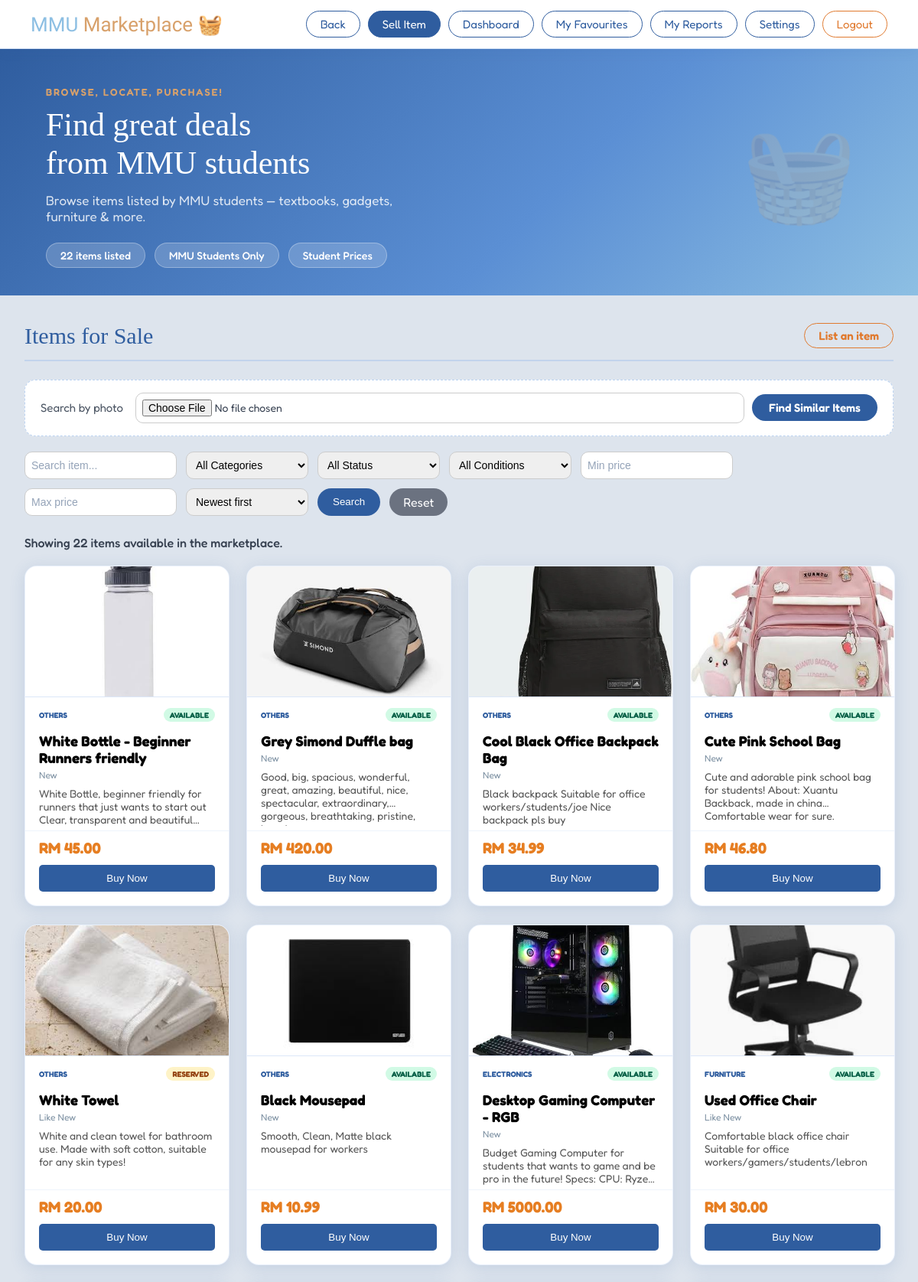
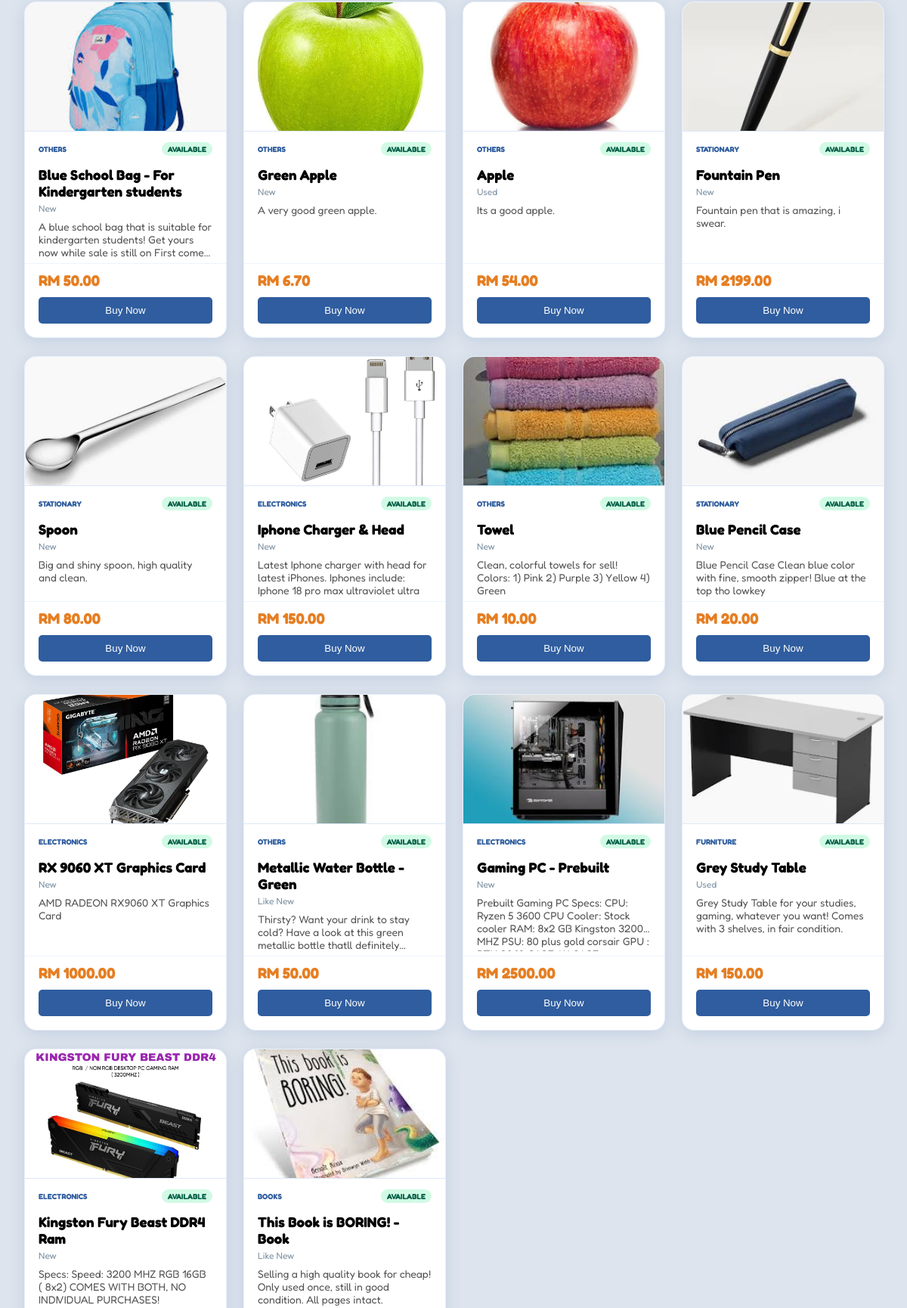
The page /home (upper part) on the database its author committed (2 pictures, top to bottom).
### tables this page shows
CREATE TABLE item(
                   id INTEGER PRIMARY KEY AUTOINCREMENT,
                   title TEXT NOT NULL,
                   description TEXT NOT NULL,
                   category_id INTEGER NOT NULL,
                   status_id INTEGER NOT NULL,
                   condition_id INTEGER,
                   price REAL NOT NULL, image TEXT, seller_num TEXT, user_id INTEGER REFERENCES user(id),
                   FOREIGN KEY(category_id) REFERENCES category(id),
                   FOREIGN KEY(status_id) REFERENCES status(id),
                   FOREIGN KEY(condition_id) REFERENCES item_condition(id)
                   );

CREATE TABLE category(
                   id INTEGER PRIMARY KEY AUTOINCREMENT,
                   name TEXT NOT NULL UNIQUE
                   
                   );

CREATE TABLE status(
                   id INTEGER PRIMARY KEY AUTOINCREMENT,
                   condition TEXT NOT NULL UNIQUE
                   
                   );

### app.py (the view)
@app.route("/home")
def home_page():
    context = get_marketplace_context("home_page")
    ai_label = request.args.get("ai_label", "")
    return render_template("home.html", **context, ai_label=ai_label)

### templates/home.html (shortened to what this page needs)
{% extends "base.html" %}
{% block content %}
<link rel="stylesheet" href="{{ url_for('static', filename='css/layout.css') }}">
<link rel="stylesheet" href="{{ url_for('static', filename='css/style.css') }}">
<body class="home_body">
    <nav class="home_nav">
        <div class="home_nav_left">
            <h1 class="title_home">MMU <span class="highlight_home">Marketplace 🧺</span></h1>
        </div>
        <div class="home_nav_right">
            <a href="{{ url_for('home') }}"><button class="nav_button">Back</button></a>
            <a href="{{ url_for('item_form') }}"><button class="nav_button nav_button_primary">Sell Item</button></a>
            <a href="{{ url_for('profile') }}"><button class="nav_button">Dashboard</button></a>
            <a href="{{ url_for('my_favourites') }}"><button class="nav_button">My Favourites</button></a>
            <a href="{{ url_for('my_reports') }}"><button class="nav_button">My Reports</button></a>
            <a href="{{ url_for('setting')}}"><button class="nav_button">Settings</button></a>
            <a href="{{ url_for('logout') }}"><button class="nav_button nav_button_logout">Logout</button></a>
        </div>
    </nav>
    <div class="home_hero">
        <div>
            <p class="home_hero_top">Browse, Locate, Purchase!</p>
            <h2 class="home_hero_heading">Find great deals<br>from MMU students</h2>
            <p class="home_hero_sub">Browse items listed by MMU students — textbooks, gadgets, furniture & more.</p>
        </div>
        <div class="home_hero_stat_row">
            <div class="home_stat_sec"> {{ items|length }} item{% if items|length != 1 %}s{% endif %} listed</div>
            <div class="home_stat_sec"> MMU Students Only</div>
            <div class="home_stat_sec"> Student Prices</div>
        </div>
    </div>
    <div class="home_main">
        <div class="home_section_header">
            <h2 class="home_section_title">Items for Sale</h2>
            <a href="{{ url_for('item_form') }}" class="home_list_link"> List an item</a>
        </div>
        <div class="img_search_box">
            <p class="img_search_label">Search by photo</p>
            <form method="POST" action="{{ url_for('search_by_image') }}" enctype="multipart/form-data"
                class="img_search_form">
                <input type="file" name="search_image" accept="image/*" capture="environment" class="img_search_input"
                    required>
                <button type="submit" class="img_search_submit">Find Similar Items</button>
            </form>
        </div>
        <form class="marketplace-filter" method="GET" action="{{ url_for('home_page') }}">
            <input type="text" name="search" placeholder="Search item..." value="{{ search }}">
            <select name="category">
                <option value="">All Categories</option>
            </select>
            <select name="status">
                <option value="">All Status</option>
            </select>
            <select name="condition">
                <option value="">All Conditions</option>
            </select>
            <input type="number" name="min_price" placeholder="Min price" min="0" step="0.01" value="{{ min_price }}">
            <input type="number" name="max_price" placeholder="Max price" min="0" step="0.01" value="{{ max_price }}">
            <select name="sort">
                {% for sort_key, sort_data in sort_options.items() %}
                <option value="{{ sort_key }}" {% if selected_sort==sort_key %}selected{% endif %}>{{ sort_data.label }}
                </option>
                {% endfor %}
            </select>
            <button type="submit">Search</button>
            <a href="{{ url_for('home_page') }}">Reset</a>
        </form>
        <div class="marketplace-summary">
            <p>
                Showing {{ items|length }} item{% if items|length != 1 %}s{% endif %}
                {% if active_filters %}matching your search and filters{% else %}available in the marketplace{% endif
                %}.
            </p>
        </div>
        {% if items %}
        <div class="marketplace_grid">
            {% for item_id, title, description, price, category, status, condition, image in items %}
            <div class="item_card">
                <div class="card_image_wrap">
                    {% if image %}
                    <img src="{{ url_for('static', filename='uploads/' + image) }}" alt="{{ title }}"
                        class="card_image">
                    {% else %}
                    <div class="card_image_placeholder">🧺</div>
                    {% endif %}
                </div>
                <div class="item_top_row">
                    <span class="category_label">{{ category }}</span>
                    <span class="status_badge status_{{ status | lower }}">{{ status }}</span>
                </div>
                <h3 class="item_title">{{ title }}</h3>
                <p class="condition_label">{{ condition }}</p>
                <p class="description_text">{{ description }}</p>
                <div class="card_bottom">
                    <p class="price">RM {{ "%.2f" | format(price) }}</p>
                    <a href="{{ url_for('item_detail', item_id=item_id) }}" class="buynow_link">
                        <button class="buynow_button">Buy Now</button>
                    </a>
                </div>
            </div>
            {% endfor %}
        </div>
        {% endif %}
    </div>
</body>
{% endblock %}

### static/css/layout.css (style rules this page uses)
body { margin: 0; }
button { background-color: #2f5d9f; color: white; border: none; border-radius: 20px; padding: 8px 20px; }
html { scroll-behavior: smooth; }
::placeholder { color: #94a3b8; }
input, select { width: 100%; padding: 8px; border-radius: 10px; border: 1px solid #ccc; font-size: 14px; }
.marketplace-filter { display: flex; gap: 12px; flex-wrap: wrap; margin-bottom: 25px; }
.marketplace-filter input, .marketplace-filter select { width: auto; min-width: 160px; }
.marketplace-filter a { color: white; background-color: #6b7280; padding: 8px 18px; border-radius: 20px; text-decoration: none; font-family: "Fredoka", sans-serif; }
.marketplace-summary { margin-bottom: 20px; }
.marketplace-summary p { color: #374151; font-family: "Fredoka", sans-serif; font-weight: 500; margin: 0 0 12px; }

### rows shown on the page
item: image (picture), name "OTHERS", condition "AVAILABLE", title "White Bottle - Beginner Runners friendly", condition "New", description "White Bottle, beginner friendly for runners that just wants to start out Clear, transparent and…", price "45.00"
item: image (picture), name "OTHERS", condition "AVAILABLE", title "Grey Simond Duffle bag", condition "New", description "Good, big, spacious, wonderful, great, amazing, beautiful, nice, spectacular, extraordinary, gorgeous, breathtaking,…", price "420.00"
item: image (picture), name "OTHERS", condition "AVAILABLE", title "Cool Black Office Backpack Bag", condition "New", description "Black backpack Suitable for office workers/students/joe Nice backpack pls buy", price "34.99"
item: image (picture), name "OTHERS", condition "AVAILABLE", title "Cute Pink School Bag", condition "New", description "Cute and adorable pink school bag for students! About: Xuantu Backback, made in china Comfortable wear for sure.", price "46.80"
item: image (picture), name "OTHERS", condition "RESERVED", title "White Towel", condition "Like New", description "White and clean towel for bathroom use. Made with soft cotton, suitable for any skin types!", price "20.00"
item: image (picture), name "OTHERS", condition "AVAILABLE", title "Black Mousepad", condition "New", description "Smooth, Clean, Matte black mousepad for workers", price "10.99"
item: image (picture), name "ELECTRONICS", condition "AVAILABLE", title "Desktop Gaming Computer - RGB", condition "New", description "Budget Gaming Computer for students that wants to game and be pro in the future! Specs: CPU:…", price "5000.00"
item: image (picture), name "FURNITURE", condition "AVAILABLE", title "Used Office Chair", condition "Like New", description "Comfortable black office chair Suitable for office workers/gamers/students/lebron", price "30.00"
item: image (picture), name "OTHERS", condition "AVAILABLE", title "Blue School Bag - For Kindergarten students", condition "New", description "A blue school bag that is suitable for kindergarten students! Get yours now while sale is still on First…", price "50.00"
item: image (picture), name "OTHERS", condition "AVAILABLE", title "Green Apple", condition "New", description "A very good green apple.", price "6.70"
item: image (picture), name "OTHERS", condition "AVAILABLE", title "Apple", condition "Used", description "Its a good apple.", price "54.00"
item: image (picture), name "STATIONARY", condition "AVAILABLE", title "Fountain Pen", condition "New", description "Fountain pen that is amazing, i swear.", price "2199.00"
item: image (picture), name "STATIONARY", condition "AVAILABLE", title "Spoon", condition "New", description "Big and shiny spoon, high quality and clean.", price "80.00"
item: image (picture), name "ELECTRONICS", condition "AVAILABLE", title "Iphone Charger & Head", condition "New", description "Latest Iphone charger with head for latest iPhones. Iphones include: Iphone 18 pro max ultraviolet ultra", price "150.00"
item: image (picture), name "OTHERS", condition "AVAILABLE", title "Towel", condition "New", description "Clean, colorful towels for sell! Colors: 1) Pink 2) Purple 3) Yellow 4) Green", price "10.00"
item: image (picture), name "STATIONARY", condition "AVAILABLE", title "Blue Pencil Case", condition "New", description "Blue Pencil Case Clean blue color with fine, smooth zipper! Blue at the top tho lowkey", price "20.00"
item: image (picture), name "ELECTRONICS", condition "AVAILABLE", title "RX 9060 XT Graphics Card", condition "New", description "AMD RADEON RX9060 XT Graphics Card", price "1000.00"
item: image (picture), name "OTHERS", condition "AVAILABLE", title "Metallic Water Bottle - Green", condition "Like New", description "Thirsty? Want your drink to stay cold? Have a look at this green metallic bottle thatll…", price "50.00"
item: image (picture), name "ELECTRONICS", condition "AVAILABLE", title "Gaming PC - Prebuilt", condition "New", description "Prebuilt Gaming PC Specs: CPU: Ryzen 5 3600 CPU Cooler: Stock cooler RAM: 8x2 GB Kingston 3200 MHZ PSU: 80 plus gold corsair GPU…", price "2500.00"
item: image (picture), name "FURNITURE", condition "AVAILABLE", title "Grey Study Table", condition "Used", description "Grey Study Table for your studies, gaming, whatever you want! Comes with 3 shelves, in fair condition.", price "150.00"
item: image (picture), name "ELECTRONICS", condition "AVAILABLE", title "Kingston Fury Beast DDR4 Ram", condition "New", description "Specs: Speed: 3200 MHZ RGB 16GB ( 8x2) COMES WITH BOTH, NO INDIVIDUAL PURCHASES!"
item: image (picture), name "BOOKS", condition "AVAILABLE", title "This Book is BORING! - Book", condition "Like New", description "Selling a high quality book for cheap! Only used once, still in good condition. All pages intact."

### other values the page prints
{{ items|length }} "22"
form field sort "Newest first"
